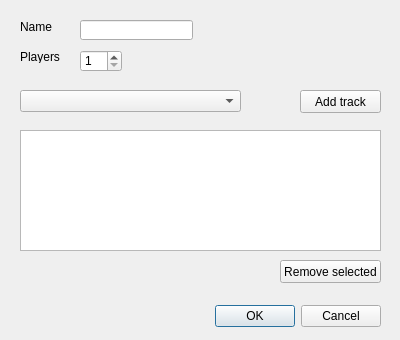
<?xml version="1.0" encoding="UTF-8"?>
<ui version="4.0">
 <class>NewTournament</class>
 <widget class="QDialog" name="NewTournament">
  <property name="geometry">
   <rect>
    <x>0</x>
    <y>0</y>
    <width>400</width>
    <height>340</height>
   </rect>
  </property>
  <property name="windowTitle">
   <string>Create new</string>
  </property>
  <property name="locale">
   <locale language="English" country="UnitedStates"/>
  </property>
  <widget class="QDialogButtonBox" name="buttonBox">
   <property name="geometry">
    <rect>
     <x>40</x>
     <y>300</y>
     <width>341</width>
     <height>32</height>
    </rect>
   </property>
   <property name="orientation">
    <enum>Qt::Horizontal</enum>
   </property>
   <property name="standardButtons">
    <set>QDialogButtonBox::Cancel|QDialogButtonBox::Ok</set>
   </property>
  </widget>
  <widget class="QLineEdit" name="lineEdit">
   <property name="geometry">
    <rect>
     <x>80</x>
     <y>20</y>
     <width>113</width>
     <height>20</height>
    </rect>
   </property>
  </widget>
  <widget class="QSpinBox" name="spinBox">
   <property name="geometry">
    <rect>
     <x>80</x>
     <y>50</y>
     <width>42</width>
     <height>22</height>
    </rect>
   </property>
   <property name="readOnly">
    <bool>false</bool>
   </property>
   <property name="specialValueText">
    <string/>
   </property>
   <property name="correctionMode">
    <enum>QAbstractSpinBox::CorrectToNearestValue</enum>
   </property>
   <property name="minimum">
    <number>1</number>
   </property>
   <property name="maximum">
    <number>8</number>
   </property>
  </widget>
  <widget class="QLabel" name="label">
   <property name="geometry">
    <rect>
     <x>20</x>
     <y>20</y>
     <width>47</width>
     <height>13</height>
    </rect>
   </property>
   <property name="text">
    <string>Name</string>
   </property>
  </widget>
  <widget class="QLabel" name="label_2">
   <property name="geometry">
    <rect>
     <x>20</x>
     <y>50</y>
     <width>47</width>
     <height>13</height>
    </rect>
   </property>
   <property name="text">
    <string>Players</string>
   </property>
  </widget>
  <widget class="QListWidget" name="listWidget">
   <property name="geometry">
    <rect>
     <x>20</x>
     <y>130</y>
     <width>361</width>
     <height>121</height>
    </rect>
   </property>
   <property name="selectionMode">
    <enum>QAbstractItemView::MultiSelection</enum>
   </property>
  </widget>
  <widget class="QPushButton" name="pushButton">
   <property name="geometry">
    <rect>
     <x>300</x>
     <y>90</y>
     <width>81</width>
     <height>23</height>
    </rect>
   </property>
   <property name="text">
    <string>Add track</string>
   </property>
  </widget>
  <widget class="QComboBox" name="comboBox">
   <property name="geometry">
    <rect>
     <x>20</x>
     <y>90</y>
     <width>221</width>
     <height>22</height>
    </rect>
   </property>
  </widget>
  <widget class="QPushButton" name="pushButton_2">
   <property name="geometry">
    <rect>
     <x>280</x>
     <y>260</y>
     <width>101</width>
     <height>23</height>
    </rect>
   </property>
   <property name="text">
    <string>Remove selected</string>
   </property>
  </widget>
 </widget>
 <resources/>
 <connections>
  <connection>
   <sender>buttonBox</sender>
   <signal>accepted()</signal>
   <receiver>NewTournament</receiver>
   <slot>accept()</slot>
   <hints>
    <hint type="sourcelabel">
     <x>248</x>
     <y>254</y>
    </hint>
    <hint type="destinationlabel">
     <x>157</x>
     <y>274</y>
    </hint>
   </hints>
  </connection>
  <connection>
   <sender>buttonBox</sender>
   <signal>rejected()</signal>
   <receiver>NewTournament</receiver>
   <slot>reject()</slot>
   <hints>
    <hint type="sourcelabel">
     <x>316</x>
     <y>260</y>
    </hint>
    <hint type="destinationlabel">
     <x>286</x>
     <y>274</y>
    </hint>
   </hints>
  </connection>
 </connections>
</ui>
